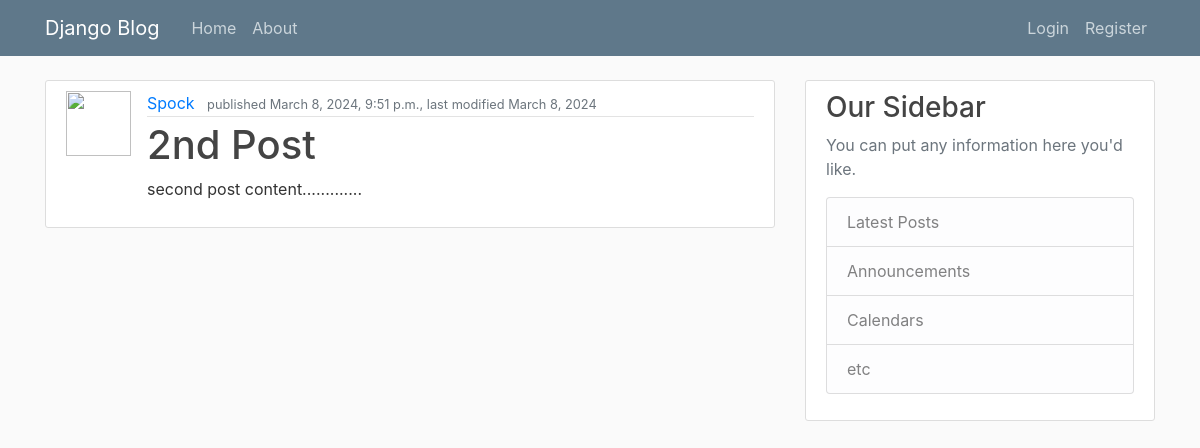
/blog/post/2/, run on an earlier commit of the app's database.
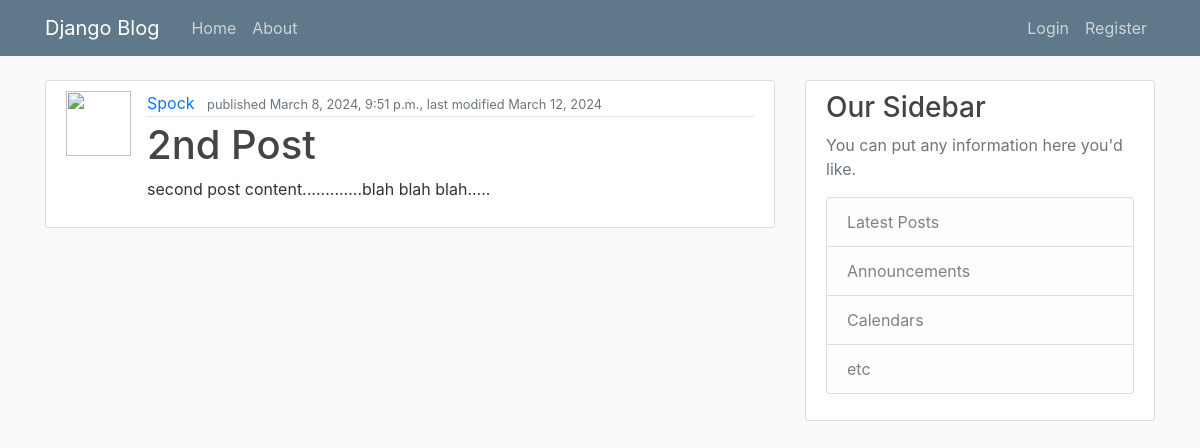
And on a later commit of the database.
### blog/models.py (models this page shows, shortened)
class Blogpost(models.Model):
    title = models.CharField(max_length=100)
    content = models.TextField()
    date_posted = models.DateTimeField(auto_now_add=True)
    last_modified = models.DateField(auto_now=True)
    author = models.ForeignKey(User, on_delete=models.CASCADE, related_name= "posts") #User is the related table (model class)

### blog/classviews.py (the view)
# urls.py: path('post/<int:pk>/', classviews.BlogpostDetailView.as_view(), name = 'blog-post-x'),
class BlogpostDetailView(DetailView):
    model = Blogpost
    template_name = 'blog/post.html'
    context_object_name = 'post'
    '''associates context name with a single instance of the Blogpost model identified by
    primary key (DetailView expects 'pk' when called) passed in from the URLConf'''

### blog/templates/blog/post.html (shortened to what this page needs)
{% extends "blog/base.html" %}
{% block content %}
        <article class="media content-section">
            <img src="{{ post.author.profile.profpic.url }}" class="article-img">
            <div class="media-body">
            <div class="article-metadata">
                <a class="mr-2" href="{% url 'users-profile-x' post.author.username %}">{{ post.author.username }}</a>
                <small class="text-muted">published {{ post.date_posted }}, last modified {{ post.last_modified }} </small>
            </div>
            <h1 class="article-title">{{ post.title }}</h1>
            <p class="article-content">{{ post.content }}</p>
            </div>
        </article>
{% endblock %}

What changed in the data, as far as the page shows it:
changed Blogpost "2nd Post": last_modified "March 8, 2024" → "March 12, 2024"; content "second post content............." → "second post content.............blah blah blah....."
